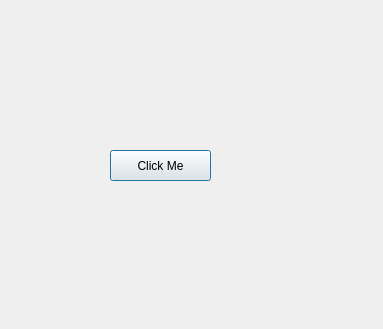
<?xml version="1.0" encoding="UTF-8"?>
<ui version="4.0">
 <class>Dialog</class>
 <widget class="QDialog" name="Dialog">
  <property name="geometry">
   <rect>
    <x>0</x>
    <y>0</y>
    <width>383</width>
    <height>329</height>
   </rect>
  </property>
  <property name="windowTitle">
   <string>Dialog</string>
  </property>
  <widget class="QPushButton" name="pushButton">
   <property name="geometry">
    <rect>
     <x>110</x>
     <y>150</y>
     <width>101</width>
     <height>31</height>
    </rect>
   </property>
   <property name="text">
    <string>Click Me</string>
   </property>
  </widget>
 </widget>
 <resources/>
 <connections/>
</ui>
